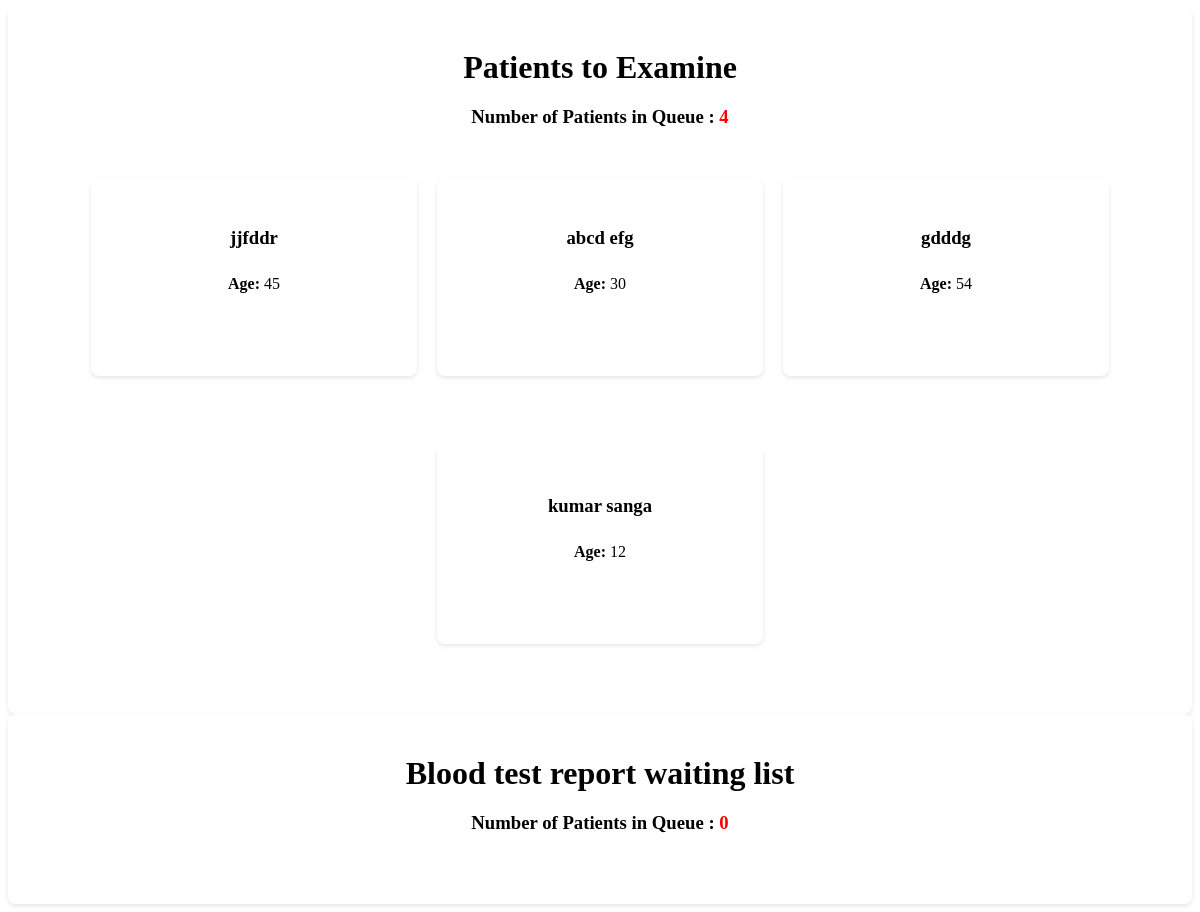
/doctor/check-list.php, run on an earlier commit of the app's database.
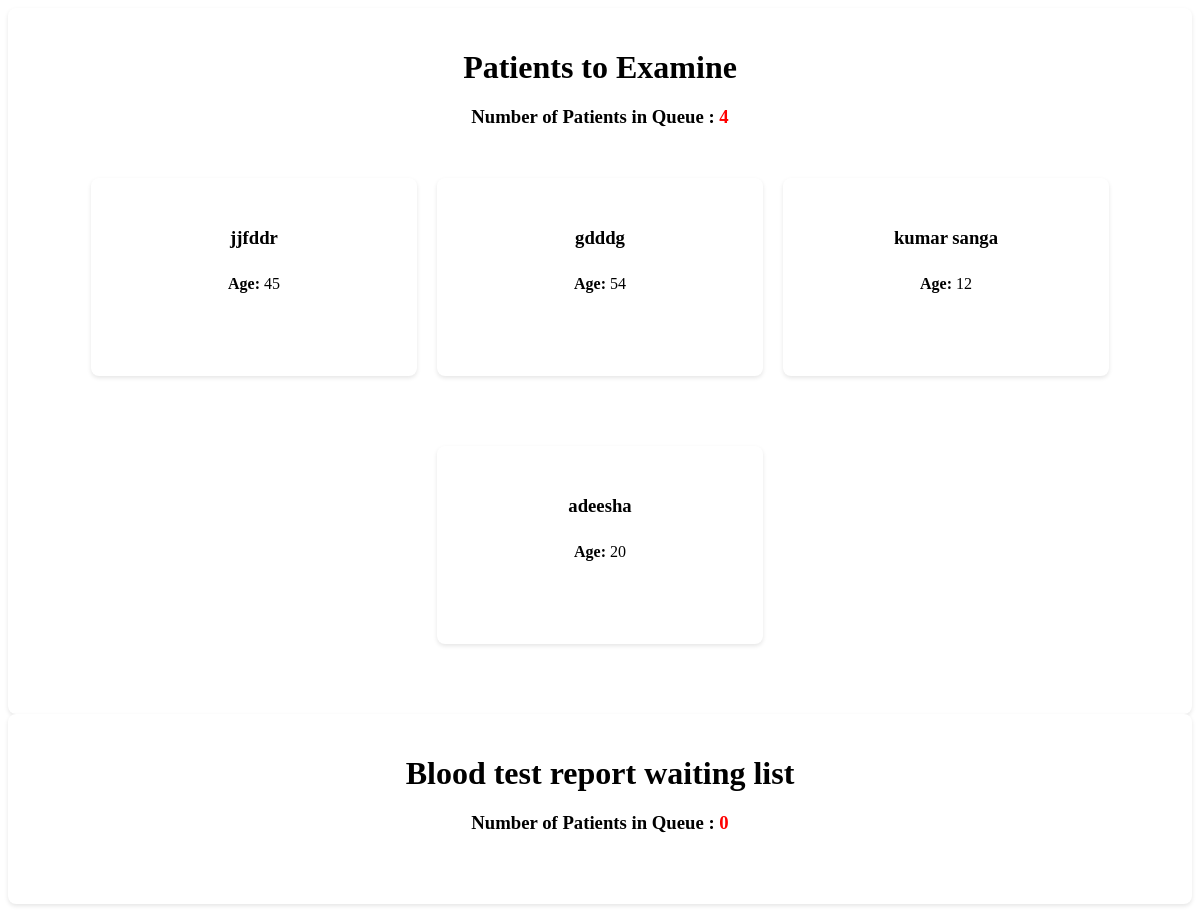
And on a later commit of the database.
### tables this page shows
CREATE TABLE IF NOT EXISTS `patients_details` (
  `id` int NOT NULL AUTO_INCREMENT,
  `patients_id` int DEFAULT NULL,
  `age` int DEFAULT NULL,
  `reception_id` varchar(50) DEFAULT NULL,
  `symptoms` text,
  `medical_report` text,
  `Prescriptions` text,
  `Prescriptions_date` datetime DEFAULT NULL,
  `doctor_id` varchar(50) DEFAULT NULL,
  `symptoms_date` datetime DEFAULT NULL,
  `medicine_status` varchar(50) DEFAULT 'pending',
  PRIMARY KEY (`id`),
  KEY `FK_patients_details_register_patients` (`patients_id`),
  KEY `FK_patients_details_register_reception` (`reception_id`),
  KEY `FK_patients_details_registered_doctor` (`doctor_id`),
  CONSTRAINT `FK_patients_details_register_patients` FOREIGN KEY (`patients_id`) REFERENCES `registered_patients` (`p_id`),
  CONSTRAINT `FK_patients_details_register_reception` FOREIGN KEY (`reception_id`) REFERENCES `registered_reception` (`id_num`),
  CONSTRAINT `FK_patients_details_registered_doctor` FOREIGN KEY (`doctor_id`) REFERENCES `registered_doctor` (`id_num`)
);

CREATE TABLE IF NOT EXISTS `registered_patients` (
  `p_id` int NOT NULL AUTO_INCREMENT,
  `name` varchar(50) DEFAULT NULL,
  `mobile` varchar(12) DEFAULT NULL,
  `email` varchar(50) DEFAULT NULL,
  `id_num` varchar(20) DEFAULT NULL,
  `address` text,
  `age` int DEFAULT NULL,
  `register_date` datetime DEFAULT NULL,
  `reception_id` varchar(50) DEFAULT NULL,
  PRIMARY KEY (`p_id`),
  KEY `FK_register_patients_register_reception` (`reception_id`),
  CONSTRAINT `FK_register_patients_register_reception` FOREIGN KEY (`reception_id`) REFERENCES `registered_reception` (`id_num`)
);

### connection.php (called while the page is built, shortened)
<?php
class Database
{
    public static $connection;
    public static function SetUpConnection()
    {
        if (!isset(Database::$connection)) {
            Database::$connection = new mysqli("localhost", "root", "Chalithac*#3031", "healthcare", "3306");
        }
    }
    public static function search($q)
    {
        return Database::$connection->query($q);
    }
}

### doctor/check-list.php (the view, shortened to what this page needs)
<head>
</head>
<body>
    <?php
    require_once "../connection.php";
    $totalResultSet = Database::search("SELECT COUNT(*) AS total FROM `patients_details`
     WHERE `Prescriptions` = '' AND  `id` NOT IN (SELECT `patientDetails_id` FROM `bloodtest`  WHERE (`reportName` is null or `reportName` = ''))");
    $totalRow = $totalResultSet->fetch_assoc();
    $totalPatients = $totalRow['total'];
    ?>
    <div class="container">
        <h1>Patients to Examine</h1>
        <div class="queue-info">
            <h3>Number of Patients in Queue : <span style="color: red; font-weight: 900;" id="queueCount"><?php echo $totalPatients ?></span></h3>
        </div>
        <div class="patient-cards">
            <?php
        $patiientResultSet = Database::search("SELECT  `patients_details`.`id` AS `pid`, `registered_patients`.`name` AS `name`,`patients_details`.`age` AS `age`
        FROM `patients_details`
        INNER JOIN  `registered_patients` ON `registered_patients`.`p_id` = `patients_details`.`patients_id`
        WHERE `patients_details`.`Prescriptions` = '' AND `patients_details`.`id` NOT IN (SELECT `patientDetails_id` FROM `bloodtest` WHERE (`reportName` is null or `reportName` = '') )   LIMIT 4");
            $numRows = $patiientResultSet->num_rows;
            if ($numRows > 0) {
                while ($patientDetails = $patiientResultSet->fetch_assoc()) {
            ?>
                    <div class="patient-card">
                        <h3><?php echo $patientDetails["name"] ?></h3>
                        <p><strong>Age:</strong> <?php echo $patientDetails["age"] ?></p>
                        <button class="examine-btn" onclick="examinePatient(<?php echo $patientDetails['pid'] ?>)">Examine</button>
                    </div>
            <?php
                }
            }
            ?>
        </div>
    </div>
    <?php
   $totalTestResultSet = Database::search("SELECT COUNT(*) AS total FROM `bloodtest`  WHERE  (`reportName` IS NULL OR `reportName` = '')");
  $totalTestRow = $totalTestResultSet->fetch_assoc();
  $totalTestPatients = $totalTestRow['total'];
  ?>
    <div class="container">
        <h1>Blood test report waiting list</h1>
        <div class="queue-info">
            <h3>Number of Patients in Queue : <span style="color: red; font-weight: 900;" id="queueCount"><?php echo $totalTestPatients ?></span></h3>
        </div>
    </div>
</body>

What changed in the data, as far as the page shows it:
no longer on this page (row edited): patients_details: patients.name "abcd efg", age "30"
added patients_details: patients.name "adeesha", age "20"
